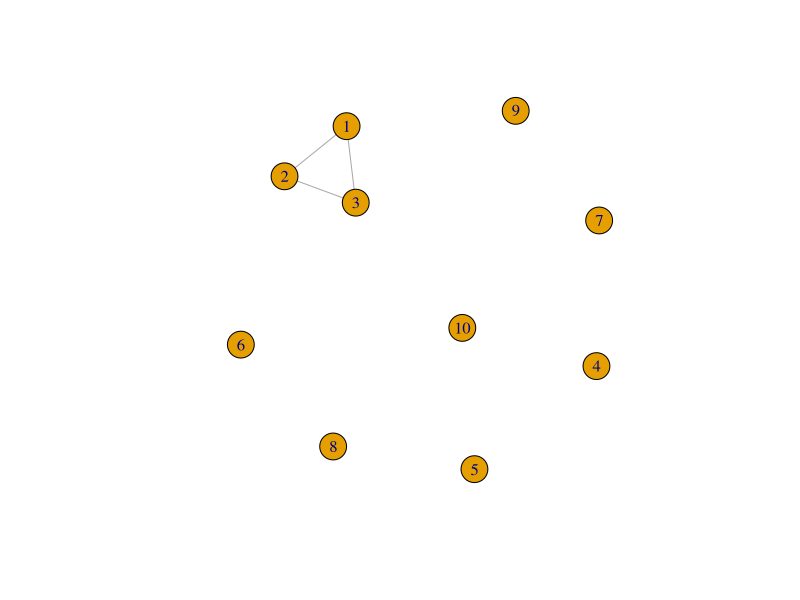
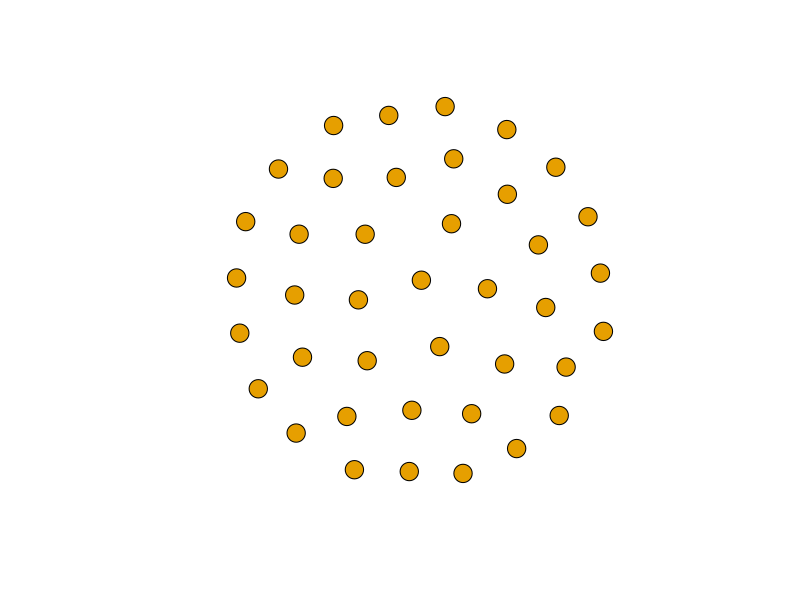
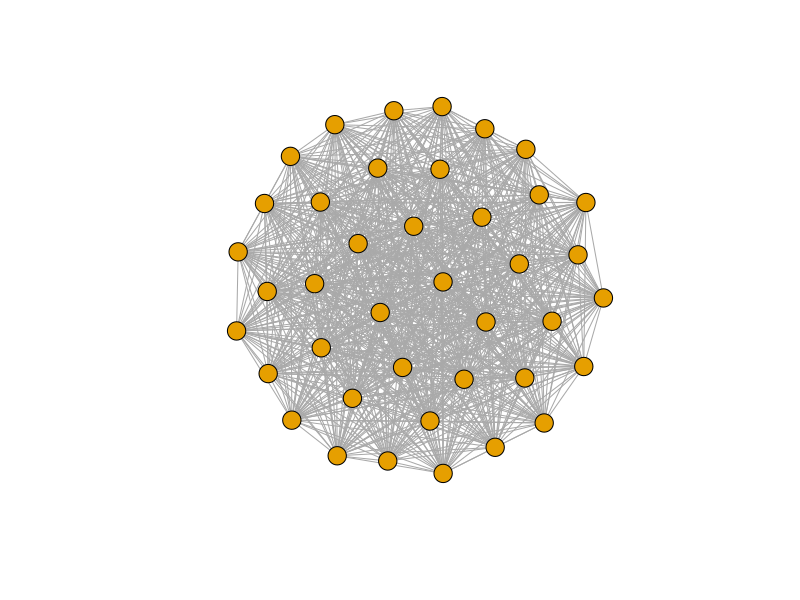

The R script that drew these images, in order: (Note: this script raises an error after producing the figures.)
library(igraph)

# learning more about the igraph package-
# ultimate goal: make a network representation of the clusters 
g1 <- graph( edges = c(1,2,2,3,3,1), n=10, directed=FALSE)
plot(g1)

eg <- make_empty_graph(40)
plot(eg, vertex.size=10, vertex.label=NA)

fg <- make_full_graph(40)
plot(fg, vertex.size=10, vertex.label=NA)


assay6503_syrjala_response_d

assay6503_clust <- hclust(assay6503_syrjala_response_d)
as.dendrogram(assay6503_clust) %>% plot(.)

dendPlot(assay6503_clust, mode="hclust")

# https://stackoverflow.com/questions/11462901/cluster-presentation-dendrogram-alternative-in-r